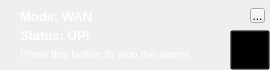
<?xml version="1.0" encoding="UTF-8"?>
<ui version="4.0">
 <class>Form</class>
 <widget class="QWidget" name="Form">
  <property name="geometry">
   <rect>
    <x>0</x>
    <y>0</y>
    <width>270</width>
    <height>70</height>
   </rect>
  </property>
  <property name="windowTitle">
   <string>Form</string>
  </property>
  <property name="styleSheet">
   <string notr="true">/*Toast{
	background: transparent;rgb(72, 111, 141);
	border-width: 1px;
	border-color:black;
}*/</string>
  </property>
  <widget class="QWidget" name="toastBox" native="true">
   <property name="geometry">
    <rect>
     <x>0</x>
     <y>0</y>
     <width>270</width>
     <height>70</height>
    </rect>
   </property>
   <property name="styleSheet">
    <string notr="true">/*#toastBox {
	background-color: rgb(180, 50, 90,100);
}*/</string>
   </property>
   <widget class="QToolButton" name="btnToastExit">
    <property name="geometry">
     <rect>
      <x>250</x>
      <y>8</y>
      <width>15</width>
      <height>15</height>
     </rect>
    </property>
    <property name="styleSheet">
     <string notr="true">Toast &gt; QToolButton{
	background: transparent;
	opacity: .5;
}</string>
    </property>
    <property name="text">
     <string>...</string>
    </property>
    <property name="icon">
     <iconset>
      <normalon>:/Icon/Cross.png</normalon>
     </iconset>
    </property>
   </widget>
   <widget class="QPushButton" name="btnToastUpIcon">
    <property name="geometry">
     <rect>
      <x>230</x>
      <y>30</y>
      <width>40</width>
      <height>40</height>
     </rect>
    </property>
    <property name="styleSheet">
     <string notr="true">background: transparent;</string>
    </property>
    <property name="text">
     <string/>
    </property>
    <property name="icon">
     <iconset>
      <normalon>:/Icon/up.png</normalon>
     </iconset>
    </property>
    <property name="iconSize">
     <size>
      <width>25</width>
      <height>25</height>
     </size>
    </property>
   </widget>
   <widget class="QWidget" name="">
    <property name="geometry">
     <rect>
      <x>20</x>
      <y>10</y>
      <width>186</width>
      <height>51</height>
     </rect>
    </property>
    <layout class="QVBoxLayout" name="verticalLayout">
     <item>
      <widget class="QLabel" name="qLabelMode">
       <property name="font">
        <font>
         <family>Segoe UI</family>
         <pointsize>10</pointsize>
         <weight>75</weight>
         <bold>true</bold>
        </font>
       </property>
       <property name="styleSheet">
        <string notr="true">QLabel{
	color: white;
	opacity: 1;
}
</string>
       </property>
       <property name="text">
        <string>Mode: WAN</string>
       </property>
      </widget>
     </item>
     <item>
      <widget class="QLabel" name="qLabelStatus">
       <property name="font">
        <font>
         <family>Segoe UI</family>
         <pointsize>10</pointsize>
         <weight>75</weight>
         <bold>true</bold>
        </font>
       </property>
       <property name="styleSheet">
        <string notr="true">QLabel{
	color: white;
}</string>
       </property>
       <property name="text">
        <string>Status: UP!</string>
       </property>
      </widget>
     </item>
     <item>
      <widget class="QLabel" name="qLabelStatus_2">
       <property name="font">
        <font>
         <family>Segoe UI</family>
         <pointsize>8</pointsize>
         <weight>50</weight>
         <bold>false</bold>
        </font>
       </property>
       <property name="styleSheet">
        <string notr="true">QLabel{
	color: white;
}</string>
       </property>
       <property name="text">
        <string>Press this button to stop the alarm!</string>
       </property>
       <property name="textFormat">
        <enum>Qt::AutoText</enum>
       </property>
      </widget>
     </item>
    </layout>
   </widget>
  </widget>
 </widget>
 <resources/>
 <connections/>
</ui>
